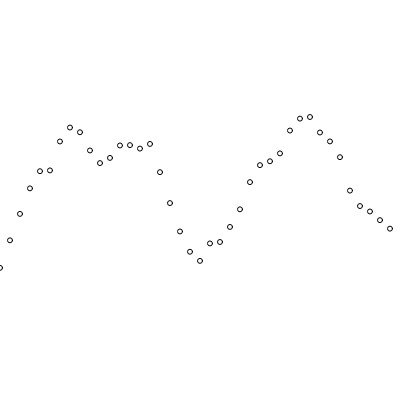
Frame 1 (no input)
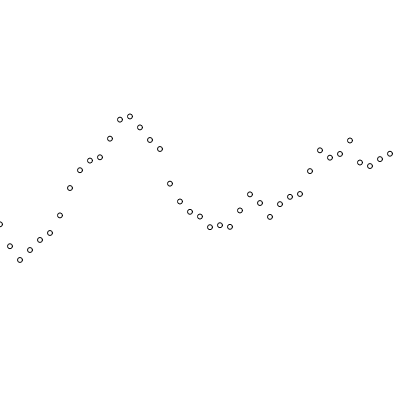
Frame 60 (no input)
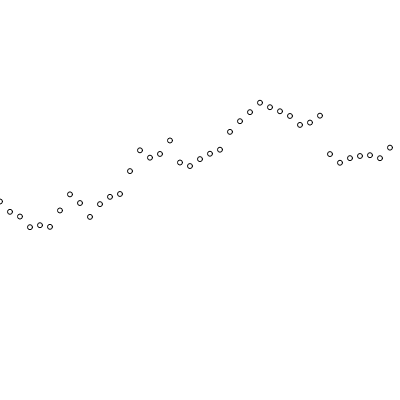
Frame 120 (the mouse pressed at the canvas centre since frame 60)

The p5.js sketch that drew these frames (run headless with seeded random() and noise() and a simulated clock; from frame 60 on, the mouse is pressed at the canvas centre):

// p5.js sketch
// ── sketch.js
function setup() {
  createCanvas(400, 400);
}

let offset = 0;

function draw() {
  background(255);

  for (let x = 0; x < 400; x += 10) {
    const y = noise(x / 100 + offset);
    circle(x, y * 400, 5);
  }

  offset += 0.03;
}
